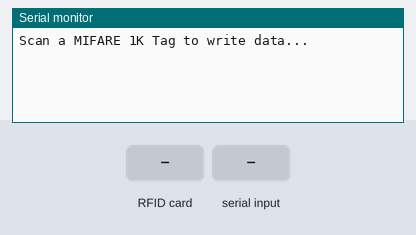
Recording of a sketch running on a simulated ESP8266 (NodeMCU). On the bench: the last lines printed to the serial monitor. Inputs (shaded band) come from the test bench.

Above: at 1.2 s.
1.3 s: RFID card 5E 7A 19 C4 held to the reader
At 1.9 s:
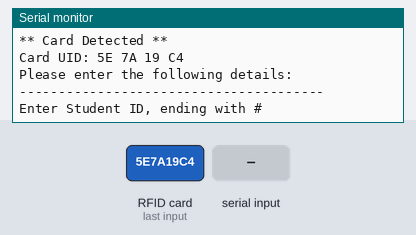
2.8 s: "1#" received over Serial
At 3.3 s:
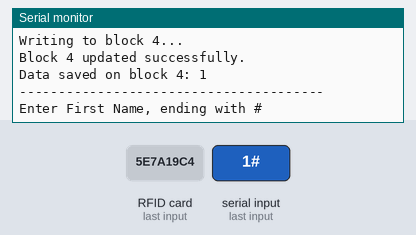
4.3 s: "0#" received over Serial
At 5.5 s:
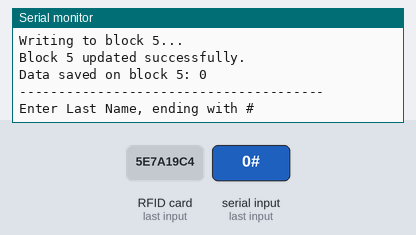
5.8 s: "2#" received over Serial
At 6.8 s:
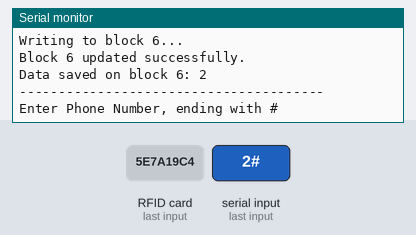
7.3 s: "1#" received over Serial
At 7.9 s:
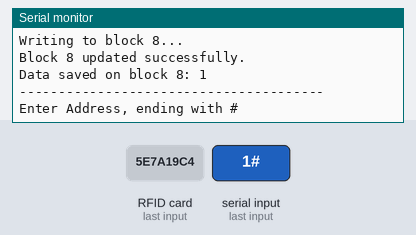
Timing chart, 0 to 9.8 s (numbered marks = the images above; inputs shaded):
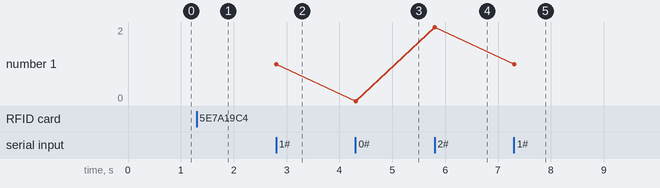

Measured:
- after the input at 1.3 s, the serial monitor: prints a new line at once (image 1)
- after the input at 2.8 s, the serial monitor: prints a new line at once (image 2)
- after the input at 4.3 s, the serial monitor: prints a new line at once (image 3)
- after the input at 5.8 s, the serial monitor: prints a new line at once (image 4)
- after the input at 7.3 s, the serial monitor: prints a new line at once (image 5)
- plotted number 1: 1 → 0 after the input at 4.3 s, 0 → 2 after the input at 5.8 s, 2 → 1 after the input at 7.3 s

The sketch:

Writing.ino
```cpp
#include <SPI.h>
#include <MFRC522.h>

//--------------------------------------------------
// GPIO Mapping for ESP8266
const uint8_t RST_PIN = D3;  // Reset pin
const uint8_t SS_PIN = D4;   // SDA/SS pin
//--------------------------------------------------
MFRC522 mfrc522(SS_PIN, RST_PIN);
MFRC522::MIFARE_Key key;
//--------------------------------------------------
int blockNum;
byte bufferLen = 18;
byte readBlockData[18];
MFRC522::StatusCode status;
//--------------------------------------------------

void setup() {
  Serial.begin(9600);
  SPI.begin();
  mfrc522.PCD_Init();
  Serial.println("Scan a MIFARE 1K Tag to write data...");

  for (byte i = 0; i < 6; i++) {
    key.keyByte[i] = 0xFF;  // المفتاح الافتراضي
  }
}

void loop() {
  // تهيئة المفتاح الافتراضي
  for (byte i = 0; i < 6; i++) {
    key.keyByte[i] = 0xFF;
  }

  // انتظار بطاقة جديدة
  if (!mfrc522.PICC_IsNewCardPresent()) {
    return;
  }

  if (!mfrc522.PICC_ReadCardSerial()) {
    Serial.println("Error: Unable to read card serial number.");
    return;
  }

  Serial.println("\n** Card Detected **");
  Serial.print("Card UID:");
  for (byte i = 0; i < mfrc522.uid.size; i++) {
    Serial.print(mfrc522.uid.uidByte[i] < 0x10 ? " 0" : " ");
    Serial.print(mfrc522.uid.uidByte[i], HEX);
  }
  Serial.println();

  // كتابة البيانات على البطاقة
  writeDataToCard();
  delay(5000); // تأخير بين القراءات
}

void writeDataToCard() {
  Serial.println("Please enter the following details:");
  processInput("Enter Student ID, ending with #", 4);
  processInput("Enter First Name, ending with #", 5);
  processInput("Enter Last Name, ending with #", 6);
  processInput("Enter Phone Number, ending with #", 8);
  processInput("Enter Address, ending with #", 9);
}

void processInput(const char* prompt, int blockNum) {
  Serial.println(F("---------------------------------------"));
  Serial.println(prompt);

  byte buffer[18];
  byte len = 0;

  // انتظار إدخال البيانات من المستخدم
  while (len == 0) {
    while (!Serial.available()); // انتظار حتى يتم إدخال البيانات
    len = Serial.readBytesUntil('#', (char *)buffer, 16);
    if (len == 0) {
      Serial.println("No input detected. Please try again.");
    }
  }

  // ملء باقي البافر بفراغات إذا كان الإدخال أقل من 16 حرفًا
  for (byte i = len; i < 16; i++) buffer[i] = ' ';

  Serial.print("Writing to block ");
  Serial.print(blockNum);
  Serial.println("...");

  if (WriteDataToBlock(blockNum, buffer)) {
    Serial.print("Block "); Serial.print(blockNum); Serial.println(" updated successfully.");
  } else {
    Serial.print("Failed to write to block "); Serial.println(blockNum);
  }

  if (ReadDataFromBlock(blockNum, readBlockData)) {
    dumpSerial(blockNum, readBlockData);
  } else {
    Serial.print("Failed to read from block "); Serial.println(blockNum);
  }
}

bool WriteDataToBlock(int blockNum, byte blockData[]) {
  status = mfrc522.PCD_Authenticate(MFRC522::PICC_CMD_MF_AUTH_KEY_A, blockNum, &key, &(mfrc522.uid));
  if (status != MFRC522::STATUS_OK) {
    Serial.print("Authentication failed for Write: ");
    Serial.println(mfrc522.GetStatusCodeName(status));
    return false;
  }
  status = mfrc522.MIFARE_Write(blockNum, blockData, 16);
  if (status != MFRC522::STATUS_OK) {
    Serial.print("Writing to Block failed: ");
    Serial.println(mfrc522.GetStatusCodeName(status));
    return false;
  }
  return true;
}

bool ReadDataFromBlock(int blockNum, byte readBlockData[]) {
  status = mfrc522.PCD_Authenticate(MFRC522::PICC_CMD_MF_AUTH_KEY_A, blockNum, &key, &(mfrc522.uid));
  if (status != MFRC522::STATUS_OK) {
    Serial.print("Authentication failed for Read: ");
    Serial.println(mfrc522.GetStatusCodeName(status));
    return false;
  }
  status = mfrc522.MIFARE_Read(blockNum, readBlockData, &bufferLen);
  if (status != MFRC522::STATUS_OK) {
    Serial.print("Reading failed: ");
    Serial.println(mfrc522.GetStatusCodeName(status));
    return false;
  }
  return true;
}

void dumpSerial(int blockNum, byte blockData[]) {
  Serial.print("\nData saved on block ");
  Serial.print(blockNum);
  Serial.print(": ");
  for (int j = 0; j < 16; j++) {
    Serial.write(blockData[j]);
  }
  Serial.println();

  memset(readBlockData, 0, sizeof(readBlockData));
}
```
